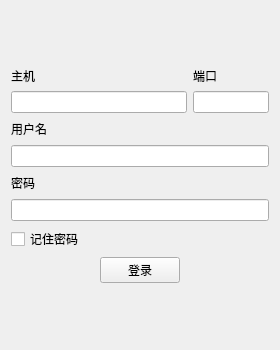
<?xml version="1.0" encoding="UTF-8"?>
<ui version="4.0">
    <class>login</class>
    <widget class="QWidget" name="login">
        <property name="geometry">
            <rect>
                <x>0</x>
                <y>0</y>
                <width>280</width>
                <height>350</height>
            </rect>
        </property>
        <property name="windowTitle">
            <string>登录</string>
        </property>
        <layout class="QVBoxLayout" name="verticalLayout_4">
            <item>
                <spacer name="verticalSpacer_2">
                    <property name="orientation">
                        <enum>Qt::Vertical</enum>
                    </property>
                    <property name="sizeHint" stdset="0">
                        <size>
                            <width>20</width>
                            <height>40</height>
                        </size>
                    </property>
                </spacer>
            </item>
            <item>
                <layout class="QHBoxLayout" name="horizontalLayout_5" stretch="7,3">
                    <item>
                        <layout class="QVBoxLayout" name="verticalLayout_3">
                            <item>
                                <widget class="QLabel" name="label">
                                    <property name="text">
                                        <string>主机</string>
                                    </property>
                                </widget>
                            </item>
                            <item>
                                <widget class="QLineEdit" name="ip_edit"/>
                            </item>
                        </layout>
                    </item>
                    <item>
                        <layout class="QVBoxLayout" name="verticalLayout_2">
                            <item>
                                <widget class="QLabel" name="label_2">
                                    <property name="text">
                                        <string>端口</string>
                                    </property>
                                </widget>
                            </item>
                            <item>
                                <widget class="QLineEdit" name="prot_edit"/>
                            </item>
                        </layout>
                    </item>
                </layout>
            </item>
            <item>
                <layout class="QHBoxLayout" name="horizontalLayout">
                    <item>
                        <widget class="QLabel" name="label_3">
                            <property name="text">
                                <string>用户名</string>
                            </property>
                        </widget>
                    </item>
                    <item>
                        <spacer name="horizontalSpacer">
                            <property name="orientation">
                                <enum>Qt::Horizontal</enum>
                            </property>
                            <property name="sizeHint" stdset="0">
                                <size>
                                    <width>188</width>
                                    <height>20</height>
                                </size>
                            </property>
                        </spacer>
                    </item>
                </layout>
            </item>
            <item>
                <widget class="QLineEdit" name="username_edit"/>
            </item>
            <item>
                <layout class="QHBoxLayout" name="horizontalLayout_2">
                    <item>
                        <widget class="QLabel" name="label_4">
                            <property name="text">
                                <string>密码</string>
                            </property>
                        </widget>
                    </item>
                    <item>
                        <spacer name="horizontalSpacer_2">
                            <property name="orientation">
                                <enum>Qt::Horizontal</enum>
                            </property>
                            <property name="sizeHint" stdset="0">
                                <size>
                                    <width>188</width>
                                    <height>20</height>
                                </size>
                            </property>
                        </spacer>
                    </item>
                </layout>
            </item>
            <item>
                <widget class="QLineEdit" name="password_edit"/>
            </item>
            <item>
                <layout class="QHBoxLayout" name="horizontalLayout_3">
                    <item>
                        <widget class="QCheckBox" name="remember_box">
                            <property name="text">
                                <string>记住密码</string>
                            </property>
                        </widget>
                    </item>
                    <item>
                        <spacer name="horizontalSpacer_3">
                            <property name="orientation">
                                <enum>Qt::Horizontal</enum>
                            </property>
                            <property name="sizeHint" stdset="0">
                                <size>
                                    <width>188</width>
                                    <height>20</height>
                                </size>
                            </property>
                        </spacer>
                    </item>
                </layout>
            </item>
            <item>
                <layout class="QHBoxLayout" name="horizontalLayout_4">
                    <item>
                        <spacer name="horizontalSpacer_6">
                            <property name="orientation">
                                <enum>Qt::Horizontal</enum>
                            </property>
                            <property name="sizeHint" stdset="0">
                                <size>
                                    <width>98</width>
                                    <height>20</height>
                                </size>
                            </property>
                        </spacer>
                    </item>
                    <item>
                        <layout class="QVBoxLayout" name="verticalLayout">
                            <item>
                                <widget class="QPushButton" name="login_but">
                                    <property name="text">
                                        <string>登录</string>
                                    </property>
                                </widget>
                            </item>
                        </layout>
                    </item>
                    <item>
                        <spacer name="horizontalSpacer_5">
                            <property name="orientation">
                                <enum>Qt::Horizontal</enum>
                            </property>
                            <property name="sizeHint" stdset="0">
                                <size>
                                    <width>98</width>
                                    <height>20</height>
                                </size>
                            </property>
                        </spacer>
                    </item>
                </layout>
            </item>
            <item>
                <spacer name="verticalSpacer">
                    <property name="orientation">
                        <enum>Qt::Vertical</enum>
                    </property>
                    <property name="sizeHint" stdset="0">
                        <size>
                            <width>20</width>
                            <height>30</height>
                        </size>
                    </property>
                </spacer>
            </item>
        </layout>
    </widget>
    <resources/>
    <connections/>
</ui>
